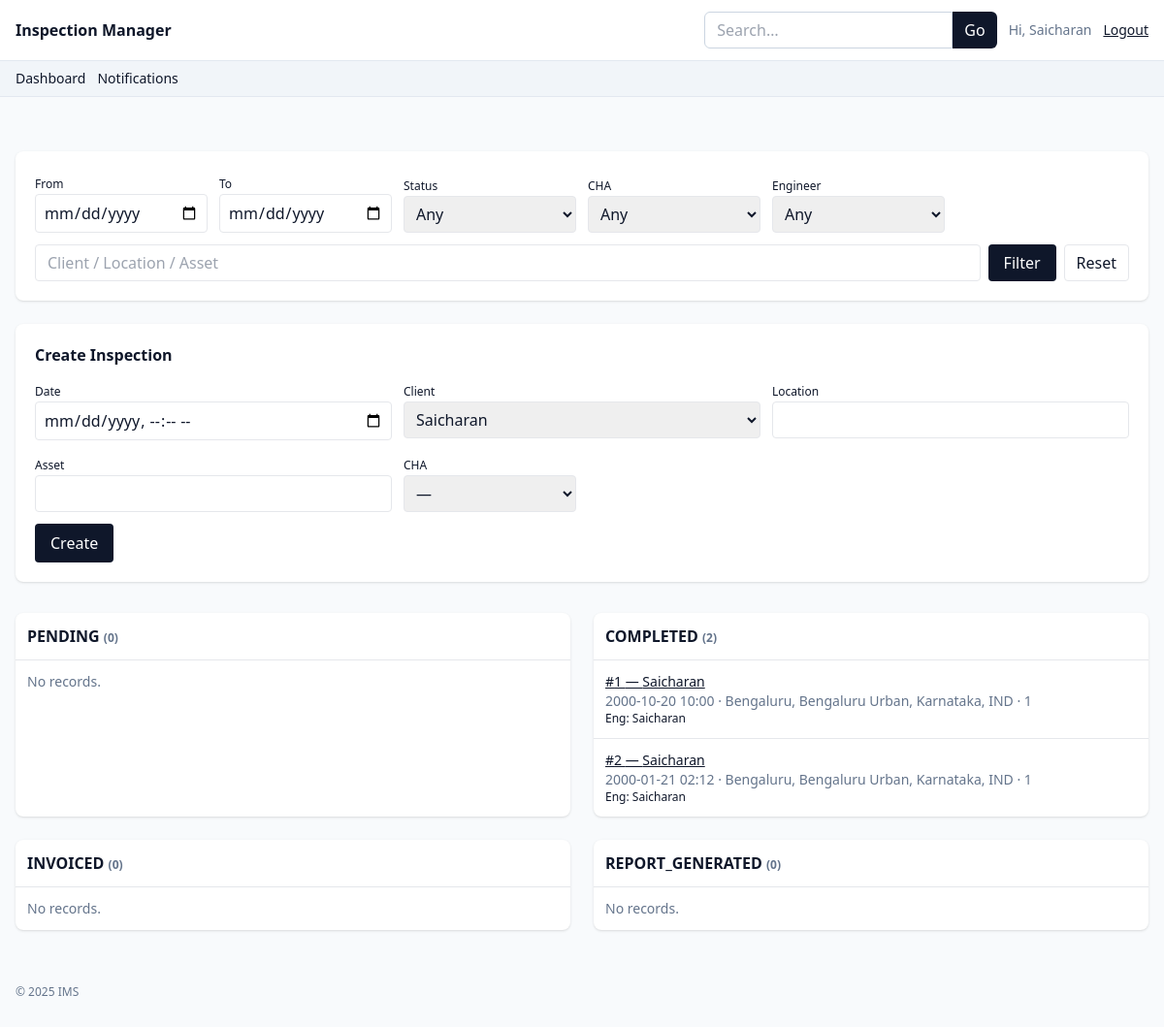
The app's page / (signed in) with its own data.
### app.py (models this page shows)
class Inspection(db.Model):
    __tablename__ = "inspection"
    id = db.Column(db.Integer, primary_key=True)
    date = db.Column(db.DateTime, nullable=False, default=datetime.utcnow)
    client_id = db.Column(db.Integer, db.ForeignKey("client.id"))
    client = db.relationship("Client")
    location = db.Column(db.String(200))
    asset = db.Column(db.String(200))
    status = db.Column(db.String(40), default=InspectionStatus.PENDING)
    engineer_id = db.Column(db.Integer, db.ForeignKey("user.id"))
    engineer = db.relationship("User")
    cha_id = db.Column(db.Integer, db.ForeignKey("cha.id"))
    cha = db.relationship("CHA")
    created_at = db.Column(db.DateTime, default=datetime.utcnow)

class Client(db.Model):
    __tablename__ = "client"
    id = db.Column(db.Integer, primary_key=True)
    name = db.Column(db.String(160), nullable=False)
    gst_number = db.Column(db.String(40))
    billing_address = db.Column(db.Text)

class User(db.Model):
    __tablename__ = "user"
    id = db.Column(db.Integer, primary_key=True)
    name = db.Column(db.String(120), nullable=False)
    email = db.Column(db.String(120), unique=True, nullable=False)
    password_hash = db.Column(db.String(255), nullable=False)
    role = db.Column(db.String(20), default=Role.ENGINEER, nullable=False)
    phone = db.Column(db.String(40))
    signature_key = db.Column(db.String(255))

### app.py (the view)
@app.route("/")
@role_required(Role.ADMIN, Role.ENGINEER, Role.ACCOUNTANT)
def dashboard():
    date_from = request.args.get("from")
    date_to = request.args.get("to")
    status = request.args.get("status")
    cha_id = request.args.get("cha_id")
    eng_id = request.args.get("engineer_id")
    q = request.args.get("q")
    qry = Inspection.query
    if date_from: qry = qry.filter(Inspection.date >= datetime.fromisoformat(date_from))
    if date_to:   qry = qry.filter(Inspection.date <= datetime.fromisoformat(date_to))
    if status:    qry = qry.filter(Inspection.status == status)
    if cha_id:    qry = qry.filter(Inspection.cha_id == int(cha_id))
    if eng_id:    qry = qry.filter(Inspection.engineer_id == int(eng_id))
    if q:
        like = f"%{q}%"
        qry = qry.join(Client).filter(or_(Client.name.ilike(like), Inspection.location.ilike(like), Inspection.asset.ilike(like)))
    inspections = qry.order_by(Inspection.date.desc()).all()
    groups = {s: [] for s in InspectionStatus.ALL}
    for i in inspections: groups[i.status].append(i)
    chas = CHA.query.all()
    engineers = User.query.filter(User.role == Role.ENGINEER).all()
    clients = Client.query.all()
    return render_template("dashboard.html", groups=groups, chas=chas, engineers=engineers, clients=clients)

### app.py (called while the page is built)
def role_required(*roles):
    def deco(fn):
        from functools import wraps
        @wraps(fn)
        def wrap(*a, **kw):
            if not session.get("user_id"):
                flash("Please login.", "warning")
                return redirect(url_for("login"))
            if roles and session.get("role") not in roles:
                flash("Unauthorized.", "danger")
                return redirect(url_for("dashboard"))
            return fn(*a, **kw)
        return wrap
    return deco

@app.context_processor
def inject_globals():
    return dict(
        Role=Role, InspectionStatus=InspectionStatus, InvoiceStatus=InvoiceStatus,
        ReportStatus=ReportStatus, CommissionStatus=CommissionStatus, now=datetime.utcnow, User=User
    )

### templates/dashboard.html (shortened to what this page needs)
{% extends "base.html" %}
{% block content %}
<div class="bg-white rounded-lg shadow p-5 mb-6">
    <form method="get" class="grid md:grid-cols-6 gap-3 items-end">
        <div><label class="text-xs">From</label><input type="date" name="from" value="{{ request.args.get('from','') }}"
                class="w-full border rounded px-2 py-1.5"></div>
        <div><label class="text-xs">To</label><input type="date" name="to" value="{{ request.args.get('to','') }}"
                class="w-full border rounded px-2 py-1.5"></div>
        <div>
            <label class="text-xs">Status</label>
            <select name="status" class="w-full border rounded px-2 py-1.5">
                <option value="">Any</option>
            </select>
        </div>
        <div>
            <label class="text-xs">CHA</label>
            <select name="cha_id" class="w-full border rounded px-2 py-1.5">
                <option value="">Any</option>
            </select>
        </div>
        <div>
            <label class="text-xs">Engineer</label>
            <select name="engineer_id" class="w-full border rounded px-2 py-1.5">
                <option value="">Any</option>
            </select>
        </div>
        <div class="md:col-span-6 flex gap-2">
            <input name="q" placeholder="Client / Location / Asset" value="{{ request.args.get('q','') }}"
                class="flex-1 border rounded px-3 py-1.5">
            <button class="bg-slate-900 text-white rounded px-4">Filter</button>
            <a href="{{ url_for('dashboard') }}" class="rounded border px-3 py-1.5">Reset</a>
        </div>
    </form>
</div>
{% if session.get('role') in [Role.ADMIN, Role.ENGINEER] %}
<div class="bg-white rounded-lg shadow p-5 mb-8">
    <h2 class="font-semibold mb-3">Create Inspection</h2>
    <form method="post" action="{{ url_for('inspection_create') }}" class="grid md:grid-cols-6 gap-3">
        <div class="md:col-span-2">
            <label class="text-xs">Date</label>
            <input required type="datetime-local" name="date" class="w-full border rounded px-2 py-1.5">
        </div>
        <div class="md:col-span-2">
            <label class="text-xs">Client</label>
            <select name="client_id" required class="w-full border rounded px-2 py-1.5">
                {% for c in clients %}<option value="{{ c.id }}">{{ c.name }}</option>{% endfor %}
            </select>
        </div>
        <div class="md:col-span-2"><label class="text-xs">Location</label><input name="location"
                class="w-full border rounded px-2 py-1.5"></div>
        <div class="md:col-span-2"><label class="text-xs">Asset</label><input name="asset"
                class="w-full border rounded px-2 py-1.5"></div>
        {% if session.get('role') == Role.ADMIN %}
        <div>
            <label class="text-xs">Status</label>
            <select name="status" class="w-full border rounded px-2 py-1.5">
                {% for s in InspectionStatus.ALL %}<option value="{{ s }}">{{ s }}</option>{% endfor %}
            </select>
        </div>
        <div>
            <label class="text-xs">Engineer</label>
            <select name="engineer_id" class="w-full border rounded px-2 py-1.5">
                <option value="">—</option>
                {% for e in engineers %}<option value="{{ e.id }}">{{ e.name }}</option>{% endfor %}
            </select>
        </div>
        <div>
            <label class="text-xs">CHA</label>
            <select name="cha_id" class="w-full border rounded px-2 py-1.5">
                <option value="">—</option>
                {% for c in chas %}<option value="{{ c.id }}">{{ c.name }}</option>{% endfor %}
            </select>
        </div>
        {% else %}
        <div>
            <label class="text-xs">CHA</label>
            <select name="cha_id" class="w-full border rounded px-2 py-1.5">
                <option value="">—</option>
            </select>
        </div>
        {% endif %}
        <div class="md:col-span-6">
            <button class="bg-slate-900 text-white rounded px-4 py-2">Create</button>
        </div>
    </form>
</div>
{% endif %}
<div class="grid md:grid-cols-2 xl:grid-cols-4 gap-6">
    {% for status, items in groups.items() %}
    <div class="bg-white rounded-lg shadow">
        <div class="border-b p-3 font-semibold">{{ status }} <span class="text-xs text-slate-500">({{ items|length
                }})</span></div>
        <ul class="divide-y">
            {% for i in items %}
            <li class="p-3 text-sm">
                <a class="font-medium underline" href="{{ url_for('inspection_detail', inspection_id=i.id) }}">#{{ i.id
                    }} — {{ i.client.name if i.client else '—' }}</a>
                <div class="text-slate-500">{{ i.date.strftime('%Y-%m-%d %H:%M') }} · {{ i.location or '—' }} · {{
                    i.asset or '—' }}</div>
                {% if i.engineer %}<div class="text-xs">Eng: {{ i.engineer.name }}</div>{% endif %}
            </li>
            {% else %}
            <li class="p-3 text-sm text-slate-500">No records.</li>
            {% endfor %}
        </ul>
    </div>
    {% endfor %}
</div>
{% endblock %}

### records on screen
Inspection: id "1", client "Saicharan", date "2000-10-20 10:00", location "Bengaluru, Bengaluru Urban, Karnataka, IND", asset "1", engineer.name "Saicharan"
Inspection: id "2", client "Saicharan", date "2000-01-21 02:12", location "Bengaluru, Bengaluru Urban, Karnataka, IND", asset "1", engineer.name "Saicharan"

### other values on screen
{{ session.get('user_name') }} "Saicharan"
{{ status }} "PENDING" "COMPLETED" "INVOICED" "REPORT_GENERATED"
{{ items|length }} "0" "2" "0" "0"
form field client_id "Saicharan"
